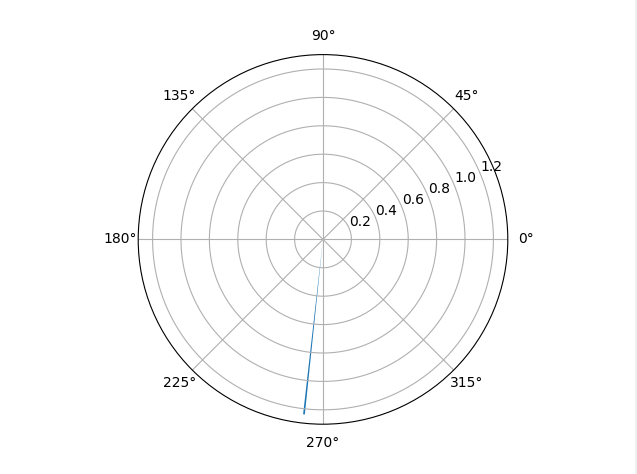

Generate this figure with Python:
# z1 = 1.0*exp(30(deg)j)
# z2 = 2.0*exp(60(deg)j)
# plot for z1 - z2
# z_sum = z1 - z2 = -0.133974596216-1.23205080757j
#   abs(z_sub) = 1.2393136749274758
# phase(z_sub) = -1.679111863571669

from matplotlib.pyplot import figure, show
from math import pi

fig = figure()

ax = fig.add_subplot(111, polar = True)

theta = -1.679111863571669

r = 1.2393136749274758
ax.bar(theta, r, width = 0.01)

show()
